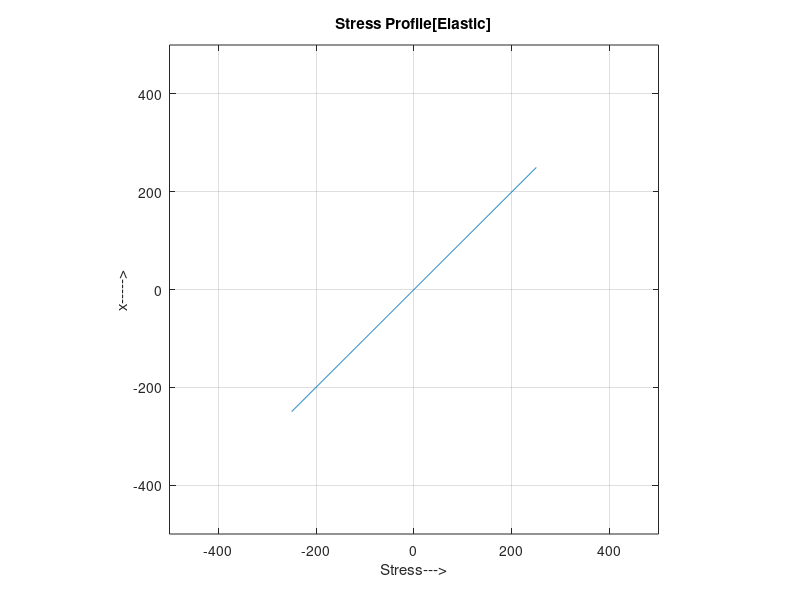
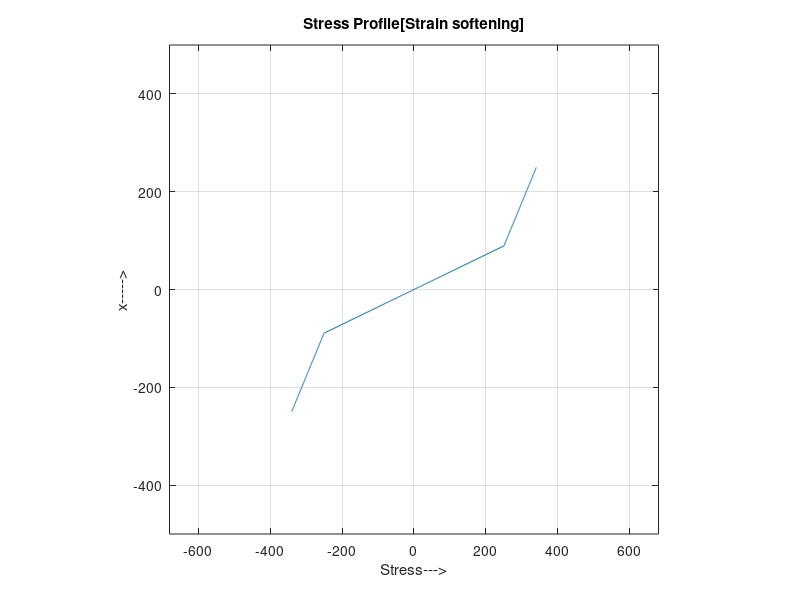
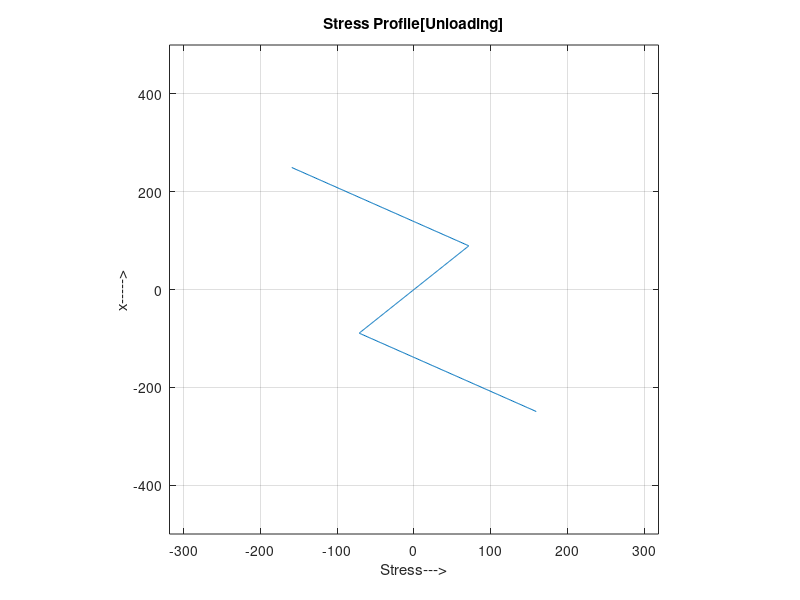
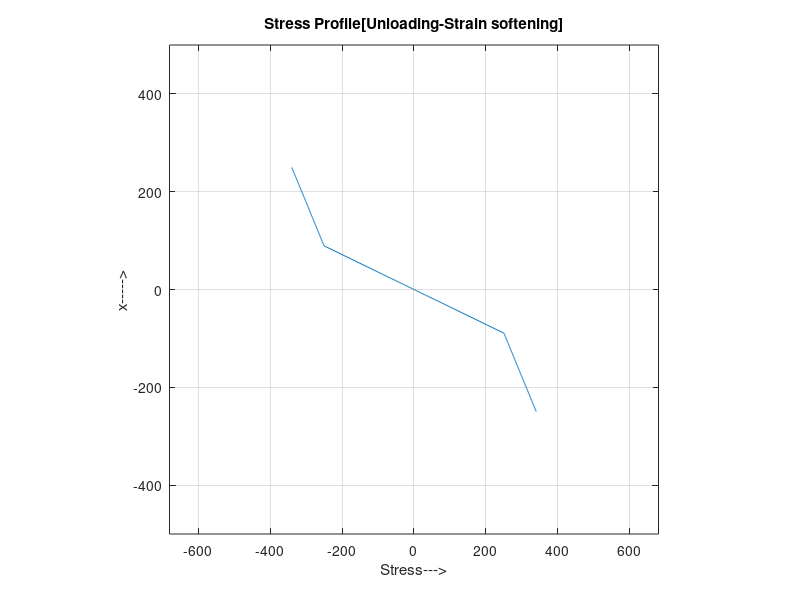

MATLAB code to generate these figures, in order:
%%Strain softening homogenous

%%Input
%Geometry(Rectangular)
b=200;        %mm
d=500;        %mm
N=500;        %No. of disretized strips along depth
d_phi=1e-8;  %Delta phi, mm^-1
%Material model
E=2e5;        %Young's Modulus N/mm2
sig_y=250;    %Yield stress:   Mpa
e_y=sig_y/E;  %Yield strain
s_ratio=-0.2;  %Strain softening ratio E_soft=-E*s_ratio
E_soft=-E*s_ratio;
e_max=0.0035; %Maximum strain after which unloading occurs
%kinematic softening 

%%Initializing M-phi curve array values
%At each step we will increse phi and calculate M and store at
%Moment[counter] and Curvature[counter], then counter++
counter=1;
curr_phi=0;
Moment=zeros(100000,1);
Curvature=zeros(100000,1);

%Dicretizing the section along depth
Fiber_dist=zeros(N,1);
Fiber_dist(1,1)=d/(2*N);
Fiber_depth=(d/N);
for i=2:length(Fiber_dist)
    Fiber_dist(i,1)=Fiber_dist(i-1,1)+Fiber_depth;
end
Fiber_dist=Fiber_dist-(d/2);   %Distances from neutral axis

Strain=zeros(N,1);      %Strain along depth
Stress=zeros(N,1);      %Stress along depth

%Case-1: Elastic region, e<e_y
e=curr_phi*(d/2); %Strain in extreme fiber
while(e<=e_y)
    %Calculate strains
    Strain=curr_phi.*Fiber_dist;
    Stress=E*Strain;
    Moment(counter,1)=sum(Stress.*Fiber_dist*b*Fiber_depth*1e-6);
    Curvature(counter,1)=curr_phi;
    curr_phi=curr_phi+d_phi;
    e=curr_phi*(d/2);
    counter=counter+1;
    
end
figure();
plot(Stress,Fiber_dist);
xlabel("Stress--->")
ylabel("x----->")
title("Stress Profile[Elastic]")
axis ( [-2*max(Stress) 2*max(Stress) -d d] )
grid on;
axis square;


%Case-2: Strain softening, e_y<e<e_max
e=curr_phi*(d/2); %Strain in extreme fiber
while(e<=e_max)
    %Calculate strains
    Strain=curr_phi.*Fiber_dist;
    for k=1:length(Strain)
        if(-e_y<Strain(k) && Strain(k)<e_y)
            Stress(k)=E*Strain(k);
        elseif(Strain(k)>e_y)
            Stress(k)=sig_y-s_ratio*E*(Strain(k)-e_y);
        elseif(Strain(k)<-e_y)
            Stress(k)=-sig_y-s_ratio*E*(Strain(k)+e_y);
        end
    end

    Moment(counter,1)=sum(Stress.*Fiber_dist*b*Fiber_depth*1e-6);
    Curvature(counter,1)=curr_phi;
    curr_phi=curr_phi+d_phi;
    e=curr_phi*(d/2);
    counter=counter+1;
    
end
figure();
plot(Stress,Fiber_dist);
xlabel("Stress--->")
ylabel("x----->")
title("Stress Profile[Strain softening]")
axis ( [-2*max(Stress) 2*max(Stress) -d d] )
grid on;
axis square;

Soft_lim_Strain=Strain; %Store strain in memory for unloading softening
for j=1:length(Soft_lim_Strain)
    if(Soft_lim_Strain(j)>e_y)
        Soft_lim_Strain(j)=Soft_lim_Strain(j)-2*e_y;
    elseif(Soft_lim_Strain(j)>0)
        Soft_lim_Strain(j)=-e_y;
    elseif(Soft_lim_Strain(j)>-e_y)
        Soft_lim_Strain(j)=e_y;
    else
        Soft_lim_Strain(j)=Soft_lim_Strain(j)+2*e_y;
    end
end

%Case-3: Elastic Unloading , e_max-2*e_y<e
curr_phi=curr_phi-d_phi; 
e=curr_phi*(d/2); %Strain in extreme fiber
d_strain=d_phi.*Fiber_dist;
while(e_max-2*e_y<e)
    %Calculate delta strains
    Strain=Strain-d_strain;  %Reduce strains
    Stress=Stress-E*d_strain; %Remove elastic stress
    Moment(counter,1)=sum(Stress.*Fiber_dist*b*Fiber_depth*1e-6);
    Curvature(counter,1)=curr_phi; %Add curvature
    curr_phi=curr_phi-d_phi;
    e=curr_phi*(d/2);
    counter=counter+1;
    
end
figure();
plot(Stress,Fiber_dist);
xlabel("Stress--->")
ylabel("x----->")
title("Stress Profile[Unloading]")
axis ( [-2*max(Stress) 2*max(Stress) -d d] )
grid on;
axis square;


%Case-4: Strain softening Unloading , 0<e
curr_phi=curr_phi-d_phi; 
e=curr_phi*(d/2); %Strain in extreme fiber
d_strain=d_phi.*Fiber_dist;

while(-e_max<e)
  
    %Calculate delta strains
    Strain=Strain-d_strain;  %Reduce strains
    %Add strain softening stress
    for k=1:length(Strain)
    if(d_strain(k)>0)
        if(Strain(k)-Soft_lim_Strain(k)>0)
            Stress(k)=Stress(k)-E*d_strain(k);
        else
            Stress(k)=Stress(k)+s_ratio*E*d_strain(k);
        end
    else
        if(Strain(k)-Soft_lim_Strain(k)<0)
            Stress(k)=Stress(k)-E*d_strain(k);
        else
            Stress(k)=Stress(k)+s_ratio*E*d_strain(k);
        end

    end
    end

    Moment(counter,1)=sum(Stress.*Fiber_dist*b*Fiber_depth*1e-6);
    Curvature(counter,1)=curr_phi; %Add curvature
    curr_phi=curr_phi-d_phi;
    e=curr_phi*(d/2);
    counter=counter+1;
    
end

figure();
plot(Stress,Fiber_dist);
xlabel("Stress--->")
ylabel("x----->")
title("Stress Profile[Unloading-Strain softening]")
axis ( [-2*max(Stress) 2*max(Stress) -d d] )
grid on;
axis square;


%Case-5: Elastic Reloading , e<-e_max+2*e_y
curr_phi=curr_phi+d_phi; 
e=curr_phi*(d/2); %Strain in extreme fiber
d_strain=d_phi.*Fiber_dist;

while(e<-e_max+2*e_y)
    %Calculate delta strains
    Strain=Strain+d_strain;  %Reduce strains
    Stress=Stress+E*d_strain;
    Moment(counter,1)=sum(Stress.*Fiber_dist*b*Fiber_depth*1e-6);
    Curvature(counter,1)=curr_phi; %Add curvature
    curr_phi=curr_phi+d_phi;
    e=curr_phi*(d/2);
    counter=counter+1;
    
end
figure();
plot(Stress,Fiber_dist);
xlabel("Stress--->")
ylabel("x----->")
title("Stress Profile[Elastic Reloading]")
axis ( [-2*max(Stress) 2*max(Stress) -d d] )
grid on;
axis square;

%Case-4: Strain softening Reloading , e<e_max
curr_phi=curr_phi-d_phi; 
e=curr_phi*(d/2); %Strain in extreme fiber
d_strain=d_phi.*Fiber_dist;

while(e<e_max)
  
    %Calculate delta strains
    Strain=Strain+d_strain;  %Reduce strains
    %Add strain softening stress
    for k=1:length(Strain)
    if(d_strain(k)>0)
        if((-Strain(k))-Soft_lim_Strain(k)>0)
            Stress(k)=Stress(k)+E*d_strain(k);
        else
            Stress(k)=Stress(k)-s_ratio*E*d_strain(k);
        end
    else
        if((-Strain(k))-Soft_lim_Strain(k)<0)
            Stress(k)=Stress(k)+E*d_strain(k);
        else
            Stress(k)=Stress(k)-s_ratio*E*d_strain(k);
        end

    end
    end

    Moment(counter,1)=sum(Stress.*Fiber_dist*b*Fiber_depth*1e-6);
    Curvature(counter,1)=curr_phi; %Add curvature
    curr_phi=curr_phi+d_phi;
    e=curr_phi*(d/2);
    counter=counter+1;
    
end


figure();
plot(Stress,Fiber_dist);
xlabel("Stress--->")
ylabel("x----->")
title("Stress Profile[Reloading-Strain softening]")
axis ( [-2*max(Stress) 2*max(Stress) -d d] )
grid on;
axis square;




figure;
plot(Curvature(1:counter-1),Moment(1:counter-1));
xlabel("Curvature--->")
ylabel("Moment(kN/m)----->")
title("M-phi curve")